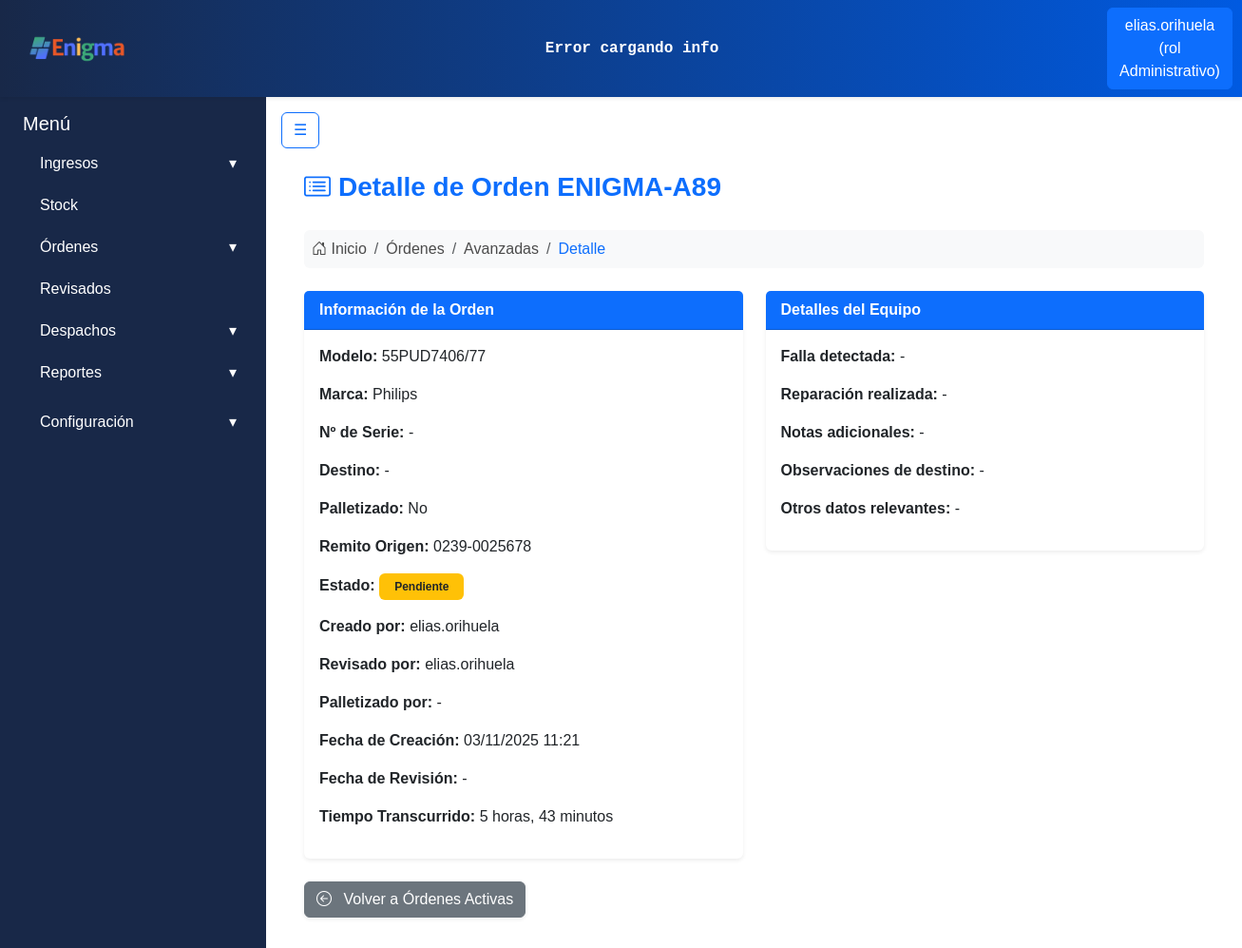
/ordenes/detalle/89/ (signed in), run on the app's committed database.
### apps/usuarios/models.py (models this page shows, shortened)
class Usuarios(AbstractBaseUser):
    username = models.CharField('Nombre de usuario', unique= True, max_length=60)
    email = models.EmailField('Correo electronico', max_length=254, unique= True)
    nombre = models.CharField(max_length=50)
    apellido = models.CharField(max_length=50)
    rol = models.ForeignKey(Roles, on_delete=models.CASCADE)
    activo = models.BooleanField(default=True)
    is_admin = models.BooleanField(default = False)
    is_superuser = models.BooleanField(default=False)
    is_staff = models.BooleanField(default=False)
    objects = UsuariosManager()
    USERNAME_FIELD = 'username'
    REQUIRED_FIELDS = ['nombre', 'apellido', 'email'] #campos necesarios para crear la cuenta por consola

class Roles(models.Model):
    id = models.AutoField(primary_key=True)
    nombre = models.CharField(max_length=50)
    def __str__(self):
        return self.nombre

### apps/ordenes/models.py (models this page shows, shortened)
class Ordenes(ModeloBaseConUsuario):  # HEREDA el usuario y el save()
    remito_id = models.ForeignKey('ingresos.Remitos', on_delete=models.CASCADE)
    equipo_id = models.ForeignKey('Equipos', on_delete=models.CASCADE)
    estado_id = models.ForeignKey('Estados', on_delete=models.CASCADE)
    falla_detectada = models.CharField(max_length=50, null=True, blank=True)
    reparacion = models.CharField(max_length=50, null=True, blank=True)
    fecha_revision = models.DateTimeField(null=True, blank=True)
    editado_por = models.ForeignKey(
        User, on_delete=models.SET_NULL, null=True, blank=True, related_name='ordenes_editadas'
    )
    palletizado_por = models.ForeignKey(
        User, on_delete=models.SET_NULL, null=True, blank=True, related_name='ordenes_palletizadas'
    )
    orden_activa = models.BooleanField(default=True)
    fecha_creacion = models.DateTimeField(auto_now_add=True)
    modificacion_id = models.ForeignKey('HistorialOrdenes', on_delete=models.CASCADE, null=True, blank=True)
    destino = models.ForeignKey('Destinos', on_delete=models.CASCADE, null=True, blank=True)
    equipo_palletizado = models.BooleanField(default=False)

class Equipos(models.Model):
    producto_id = models.ForeignKey('ingresos.Productos', on_delete=models.CASCADE)
    numero_serie = models.CharField(max_length=20, unique=True, null=True, blank=True)
    fecha_alta = models.DateTimeField(auto_now_add=True)
    observaciones = models.CharField(max_length=100, null=True, blank=True)

### apps/ingresos/models.py (models this page shows, shortened)
class Productos(models.Model):
    id = models.AutoField(primary_key=True)
    marca = models.CharField(max_length=30)
    modelo = models.CharField(max_length=50, unique=True)

class Remitos(ModeloBaseConUsuario):
    numero_remito = models.CharField(max_length=20)
    numero_viaje = models.IntegerField()
    detalle_transporte = models.CharField(max_length=30)
    deposito_id = models.ForeignKey('stock.Depositos', on_delete=models.PROTECT)
    fecha_ingreso = models.DateField(auto_now_add=True)
    aprobado = models.BooleanField(default=False)
    productos = models.ManyToManyField('Productos', through='RemitoProducto')

### apps/ordenes/views.py (the view)
# urls.py: path('detalle/<int:pk>/', orden_detalle, name='orden_detalle'),
@login_required
def orden_detalle(request, pk):
    orden = get_object_or_404(
        Ordenes.objects.select_related(
            'equipo_id',
            'equipo_id__producto_id',
            'remito_id',
            'remito_id__usuario',
            'destino',
            'estado_id',
            'editado_por',
            'palletizado_por',
        ),
        pk=pk
    )
    tiempo_transcurrido = None
    if orden.fecha_creacion:
        tiempo_transcurrido = now() - orden.fecha_creacion
    return render(request, 'ordenes/orden_detalle.html', {
        'orden': orden,
        'now': now(),
        'tiempo_transcurrido': tiempo_transcurrido
    })

### apps/ordenes/templates/ordenes/orden_detalle.html (shortened to what this page needs)
{% extends "base.html" %}
{% block content %}
<div class="container-fluid px-4 mt-3">
    <div class="d-flex align-items-center mb-4">
        <i class="bi bi-card-list fs-3 text-primary me-2"></i>
        <h3 class="fw-bold text-primary m-0">Detalle de Orden ENIGMA-A{{ orden.id }}</h3>
    </div>
    <nav aria-label="breadcrumb" class="mb-4">
        <ol class="breadcrumb bg-light rounded p-2">
            <li class="breadcrumb-item">
                <i class="bi bi-house-door"></i> Inicio
            </li>
            <li class="breadcrumb-item">
                Órdenes
            </li>
            <li class="breadcrumb-item">
                Avanzadas
            </li>
            <li class="breadcrumb-item text-primary" aria-current="page">Detalle</li>
        </ol>
    </nav>
    <div class="row mb-4">
        <div class="col-md-6">
            <div class="card shadow-sm border-0">
                <div class="card-header bg-primary text-white fw-bold">Información de la Orden</div>
                <div class="card-body">
                    <p><strong>Modelo:</strong> {{ orden.equipo_id.producto_id.modelo|default:"-" }}</p>
                    <p><strong>Marca:</strong> {{ orden.equipo_id.producto_id.marca|default:"-" }}</p>
                    <p><strong>Nº de Serie:</strong> {{ orden.equipo_id.numero_serie|default:"-" }}</p>
                    <p><strong>Destino:</strong>
                        {% if orden.destino %}
                            {{ orden.destino.nombre_destino }}
                        {% else %}
                            -
                        {% endif %}
                    </p>
                    <p><strong>Palletizado:</strong> {% if orden.equipo_palletizado %}Sí{% else %}No{% endif %}</p>
                    <p><strong>Remito Origen:</strong>
                        {% if orden.remito_id %}
                            {{ orden.remito_id.numero_remito }}
                        {% else %}
                            -
                        {% endif %}
                    </p>
                    <p><strong>Estado:</strong>
                        {% if orden.estado_id.nombre_estado == "Pendiente" %}
                            <span class="badge bg-warning text-dark px-3 py-2">Pendiente</span>
                        {% elif orden.estado_id.nombre_estado == "Revisado" %}
                            <span class="badge bg-success px-3 py-2">Revisado</span>
                        {% elif orden.estado_id.nombre_estado == "Palletizado" %}
                            <span class="badge bg-primary px-3 py-2">Palletizado</span>
                        {% elif orden.estado_id.nombre_estado == "Despachado" %}
                            <span class="badge bg-secondary px-3 py-2">Despachado</span>
                        {% else %}
                            <span class="badge bg-light text-dark px-3 py-2">{{ orden.estado_id.nombre_estado|default:"-" }}</span>
                        {% endif %}
                    </p>
                    <p><strong>Creado por:</strong>
                        {% if orden.usuario %}
                            {{ orden.usuario.username }}
                        {% else %}
                            -
                        {% endif %}
                    </p>
                    <p><strong>Revisado por:</strong>
                        {% if orden.editado_por %}
                            {{ orden.editado_por.username }}
                        {% else %}
                            -
                        {% endif %}
                    </p>
                    <p><strong>Palletizado por:</strong>
                        {% if orden.palletizado_por %}
                            {{ orden.palletizado_por.username }}
                        {% else %}
                            -
                        {% endif %}
                    </p>
                    <p><strong>Fecha de Creación:</strong> {{ orden.fecha_creacion|date:"d/m/Y H:i" }}</p>
                    <p><strong>Fecha de Revisión:</strong> {% if orden.fecha_revision %}{{ orden.fecha_revision|date:"d/m/Y H:i" }}{% else %}-{% endif %}</p>
                    <p><strong>Tiempo Transcurrido:</strong>
                        {% with orden.fecha_creacion|timesince:now as tiempo %}
                            {{ tiempo }}
                        {% endwith %}
                    </p>
                </div>
            </div>
        </div>
        <div class="col-md-6">
            <div class="card shadow-sm border-0">
                <div class="card-header bg-primary text-white fw-bold">Detalles del Equipo</div>
                <div class="card-body">
                    <p><strong>Falla detectada:</strong> {{ orden.falla_detectada|default:"-" }}</p>
                    <p><strong>Reparación realizada:</strong> {{ orden.reparacion|default:"-" }}</p>
                    <p><strong>Notas adicionales:</strong> {{ orden.notas_adicionales|default:"-" }}</p>
                    <p><strong>Observaciones de destino:</strong> {{ orden.observaciones_destino|default:"-" }}</p>
                    <p><strong>Otros datos relevantes:</strong> {{ orden.datos_relevantes|default:"-" }}</p>
                </div>
            </div>
        </div>
    </div>
    <div class="mb-3">
        <a href="{% url 'ordenes_activas' %}" class="btn btn-secondary shadow-sm">
            <i class="bi bi-arrow-left-circle me-2"></i> Volver a Órdenes Activas
        </a>
    </div>
</div>
{% endblock %}

### templates/includes/header.html (shortened to what this page needs)
{% load static %}
<nav class="navbar navbar-expand-lg shadow-sm navbar-gradient">
  <div class="container-fluid">
    <a class="navbar-brand d-flex align-items-center" href="{% url 'core:dashboard' %}">
      <div class="card-header p-0 bg-transparent border-0">
        <img class="logo_form" src="{% static 'img/enigmaLogoNuevo.png' %}" alt="Enigma Logo">
      </div>
    </a>
    <div class="mx-auto text-center d-none d-lg-block">
        <div class="ticker-container text-white py-1 px-2 rounded">
            <div class="ticker" id="ticker-api">
            </div>
        </div>
    </div>
    <div class="d-flex ms-auto">
      {% if user.is_authenticated %}
        <div class="dropdown">
          <a class="btn btn-primary" href="#" role="button" id="dropdownUser" data-bs-toggle="dropdown" aria-expanded="false">
            {{ user.username }} (rol {{ user.rol }})
          </a>
        </div>
      {% else %}
        <a href="{% url 'usuarios:register' %}" class="btn btn-outline-primary me-2">Registrarse</a>
        <a href="{% url 'usuarios:login' %}" class="btn btn-outline-success">Login</a>
      {% endif %}
    </div>
  </div>
</nav>

### static/css/style.css (style rules this page uses)
:root { --color-bg-navbar-solid:linear-gradient(90deg, #182848 0%, #005ae1 100%); }
.navbar-gradient { background: var(--color-bg-navbar-solid); }
.logo_form { width: auto; height: 40px; margin-right: 10px; margin-left: 0.8rem; }
body { font-family: Arial, sans-serif; color: #4b4b4b; }
.ticker-container { color: #E0F2FE; overflow: hidden; white-space: nowrap; position: relative; width: 1000px; font-weight: bold; font-family: monospace; border-radius: 0.25rem; }
.ticker { display: inline-block; white-space: nowrap; animation: scrollTicker 50s linear infinite; }

### data on the page
Usuarios: username "elias.orihuela", rol "Administrativo"
Ordenes: id "89", equipo_id.producto_id.modelo "55PUD7406/77", equipo_id.producto_id.marca "Philips", equipo_id.numero_serie "-", remito_id.numero_remito "0239-0025678", usuario.username "elias.orihuela", editado_por.username "elias.orihuela", fecha_creacion "03/11/2025 11:21", falla_detectada "-", reparacion "-"

### other printed values
{{ tiempo }} "5 horas, 43 minutos"
{{ orden.notas_adicionales|default:"-" }} "-"
{{ orden.observaciones_destino|default:"-" }} "-"
{{ orden.datos_relevantes|default:"-" }} "-"
